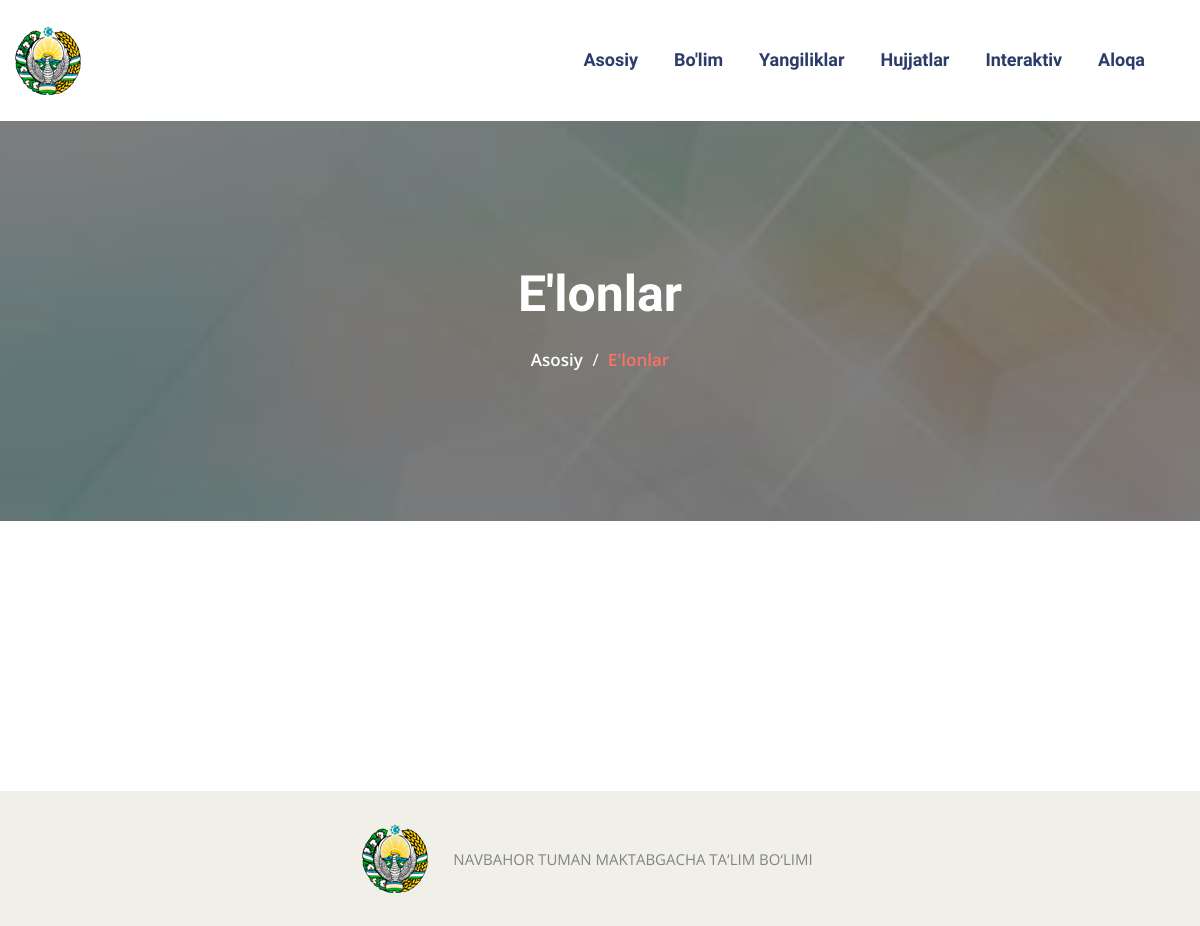
The app's page /elonlar/, older data.
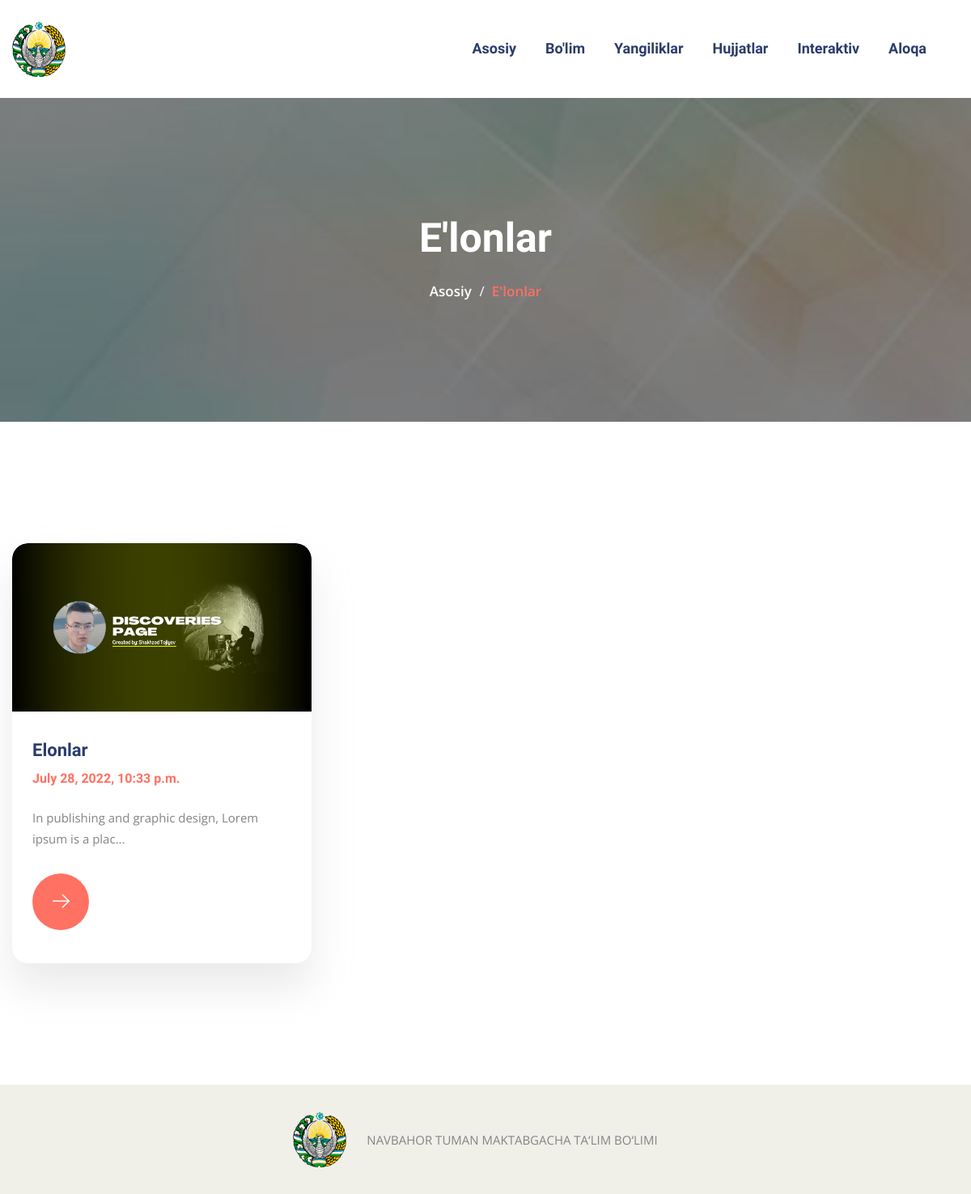
The same page, newer data.
### base/models.py (models this page shows, shortened)
class Elonlar(models.Model):
    img = models.ImageField(upload_to='images/')
    sarlavha = models.CharField(max_length=255)
    tavsifi = models.TextField(null=True, blank=True)
    yaratilish_vaqti = models.DateTimeField(auto_now_add=True)

### base/views.py (the view)
# urls.py: path("elonlar/", views.elonlar, name='elonlar'),
def elonlar(request):
  elonlar = Elonlar.objects.all()
  context = {'elon': elonlar}
  return render(request, 'pages/elonlar.html', context)

### templates/pages/elonlar.html (shortened to what this page needs)
{% extends "base.html" %}
{% block elonlar %}
{% load static %}
 <section class="page-title centred" style="background-image: url({% static 'images/background/page-title.jpg'%});">
    <div class="container">
        <div class="content-box">
            <h1>E'lonlar</h1>
            <ul class="bread-crumb clearfix">
                <li><a href={% url 'home' %}>Asosiy</a></li>
                <li>E'lonlar</li>
            </ul>
        </div>
    </div>
</section>
  <section class="news-section blog-page-section">
    <div class="container">
        <div class="row">
        {% for x in elon %}
            <div class="col-lg-4 col-md-6 col-sm-12 news-block">
                <div class="news-block-one wow fadeInUp" data-wow-delay="00ms" data-wow-duration="1500ms">
                    <div class="inner-box">
                        <figure class="image-box"><a href="/elon/{{ x.id }}"><img src="{{ x.img.url }}" alt="photo"></a></figure>
                        <div class="lower-content">
                            <h3><a href="/elon/{{ x.id }}">{{ x.sarlavha}}</a></h3>
                            <ul class="info-box">
                                <li>{{ x.yaratilish_vaqti }}</li>
                            </ul>
                            <div class="text">{{ x.tavsifi|slice:"55"}}...</div>
                            <div class="link-btn"><a href="/elon/{{ x.id }}"><i class="flaticon-next"></i></a></div>
                        </div>
                    </div>
                </div>
            </div>
        {% endfor %}
        </div>
    </div>
</section>
{% endblock elonlar %}

Row changes from the older to the newer data that the page shows:
added Elonlar: img (picture), sarlavha "Elonlar", yaratilish_vaqti "July 28, 2022, 10:33 p.m.", tavsifi "In publishing and graphic design, Lorem ipsum is a plac"
